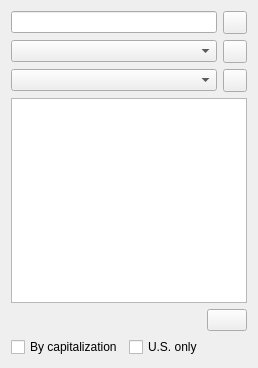
<?xml version="1.0" encoding="UTF-8"?>
<ui version="4.0">
 <author>Dmitry Baryshev</author>
 <class>TickerNeighbors</class>
 <widget class="QWidget" name="TickerNeighbors">
  <property name="geometry">
   <rect>
    <x>0</x>
    <y>0</y>
    <width>258</width>
    <height>368</height>
   </rect>
  </property>
  <property name="windowTitle">
   <string extracomment="Noun in the plural">Industries</string>
  </property>
  <layout class="QGridLayout" name="gridLayout">
   <item row="0" column="0">
    <widget class="QLineEdit" name="lineTicker"/>
   </item>
   <item row="0" column="1">
    <widget class="QToolButton" name="pushTicker">
     <property name="icon">
      <iconset resource="tht.qrc">
       <normaloff>:/images/query.png</normaloff>:/images/query.png</iconset>
     </property>
    </widget>
   </item>
   <item row="1" column="0">
    <widget class="QComboBox" name="comboSector">
     <property name="contextMenuPolicy">
      <enum>Qt::ActionsContextMenu</enum>
     </property>
    </widget>
   </item>
   <item row="1" column="1">
    <widget class="QToolButton" name="pushSector">
     <property name="icon">
      <iconset resource="tht.qrc">
       <normaloff>:/images/query.png</normaloff>:/images/query.png</iconset>
     </property>
    </widget>
   </item>
   <item row="2" column="0">
    <widget class="QComboBox" name="comboIndustry">
     <property name="contextMenuPolicy">
      <enum>Qt::ActionsContextMenu</enum>
     </property>
    </widget>
   </item>
   <item row="2" column="1">
    <widget class="QToolButton" name="pushIndustry">
     <property name="icon">
      <iconset resource="tht.qrc">
       <normaloff>:/images/query.png</normaloff>:/images/query.png</iconset>
     </property>
    </widget>
   </item>
   <item row="3" column="0" colspan="2">
    <widget class="QListWidget" name="listTickers">
     <property name="selectionMode">
      <enum>QAbstractItemView::ExtendedSelection</enum>
     </property>
     <property name="movement">
      <enum>QListView::Static</enum>
     </property>
     <property name="flow">
      <enum>QListView::TopToBottom</enum>
     </property>
     <property name="resizeMode">
      <enum>QListView::Adjust</enum>
     </property>
     <property name="viewMode">
      <enum>QListView::IconMode</enum>
     </property>
    </widget>
   </item>
   <item row="4" column="0" colspan="2">
    <layout class="QHBoxLayout" name="horizontalLayout">
     <item>
      <widget class="QWidget" name="widgetExchanges" native="true"/>
     </item>
     <item>
      <spacer name="horizontalSpacer_2">
       <property name="orientation">
        <enum>Qt::Horizontal</enum>
       </property>
       <property name="sizeHint" stdset="0">
        <size>
         <width>13</width>
         <height>20</height>
        </size>
       </property>
      </spacer>
     </item>
     <item>
      <widget class="QPushButton" name="pushCopy">
       <property name="autoDefault">
        <bool>false</bool>
       </property>
      </widget>
     </item>
    </layout>
   </item>
   <item row="5" column="0" colspan="2">
    <layout class="QHBoxLayout" name="horizontalLayout_2">
     <item>
      <widget class="QCheckBox" name="checkCap">
       <property name="text">
        <string extracomment="Means &quot;Sort by capitalization&quot;">By capitalization</string>
       </property>
      </widget>
     </item>
     <item>
      <widget class="QCheckBox" name="checkUSA">
       <property name="sizePolicy">
        <sizepolicy hsizetype="Minimum" vsizetype="Fixed">
         <horstretch>1</horstretch>
         <verstretch>0</verstretch>
        </sizepolicy>
       </property>
       <property name="text">
        <string>U.S. only</string>
       </property>
      </widget>
     </item>
    </layout>
   </item>
  </layout>
 </widget>
 <resources>
  <include location="tht.qrc"/>
 </resources>
 <connections>
  <connection>
   <sender>lineTicker</sender>
   <signal>returnPressed()</signal>
   <receiver>TickerNeighbors</receiver>
   <slot>slotFetch()</slot>
   <hints>
    <hint type="sourcelabel">
     <x>113</x>
     <y>21</y>
    </hint>
    <hint type="destinationlabel">
     <x>185</x>
     <y>22</y>
    </hint>
   </hints>
  </connection>
  <connection>
   <sender>pushTicker</sender>
   <signal>clicked()</signal>
   <receiver>TickerNeighbors</receiver>
   <slot>slotFetch()</slot>
   <hints>
    <hint type="sourcelabel">
     <x>248</x>
     <y>30</y>
    </hint>
    <hint type="destinationlabel">
     <x>245</x>
     <y>15</y>
    </hint>
   </hints>
  </connection>
  <connection>
   <sender>pushSector</sender>
   <signal>clicked()</signal>
   <receiver>TickerNeighbors</receiver>
   <slot>slotFetch()</slot>
   <hints>
    <hint type="sourcelabel">
     <x>248</x>
     <y>58</y>
    </hint>
    <hint type="destinationlabel">
     <x>234</x>
     <y>226</y>
    </hint>
   </hints>
  </connection>
  <connection>
   <sender>pushIndustry</sender>
   <signal>clicked()</signal>
   <receiver>TickerNeighbors</receiver>
   <slot>slotFetch()</slot>
   <hints>
    <hint type="sourcelabel">
     <x>248</x>
     <y>86</y>
    </hint>
    <hint type="destinationlabel">
     <x>202</x>
     <y>257</y>
    </hint>
   </hints>
  </connection>
  <connection>
   <sender>pushCopy</sender>
   <signal>clicked()</signal>
   <receiver>TickerNeighbors</receiver>
   <slot>slotCopy()</slot>
   <hints>
    <hint type="sourcelabel">
     <x>247</x>
     <y>332</y>
    </hint>
    <hint type="destinationlabel">
     <x>185</x>
     <y>311</y>
    </hint>
   </hints>
  </connection>
  <connection>
   <sender>listTickers</sender>
   <signal>activated(QModelIndex)</signal>
   <receiver>TickerNeighbors</receiver>
   <slot>slotActivated(QModelIndex)</slot>
   <hints>
    <hint type="sourcelabel">
     <x>133</x>
     <y>124</y>
    </hint>
    <hint type="destinationlabel">
     <x>324</x>
     <y>125</y>
    </hint>
   </hints>
  </connection>
  <connection>
   <sender>checkCap</sender>
   <signal>toggled(bool)</signal>
   <receiver>TickerNeighbors</receiver>
   <slot>slotCheckboxChanged()</slot>
   <hints>
    <hint type="sourcelabel">
     <x>20</x>
     <y>355</y>
    </hint>
    <hint type="destinationlabel">
     <x>19</x>
     <y>392</y>
    </hint>
   </hints>
  </connection>
  <connection>
   <sender>checkUSA</sender>
   <signal>toggled(bool)</signal>
   <receiver>TickerNeighbors</receiver>
   <slot>slotCheckboxChanged()</slot>
   <hints>
    <hint type="sourcelabel">
     <x>131</x>
     <y>354</y>
    </hint>
    <hint type="destinationlabel">
     <x>134</x>
     <y>406</y>
    </hint>
   </hints>
  </connection>
 </connections>
 <slots>
  <slot>slotCopy()</slot>
  <slot>slotFetch()</slot>
  <slot>slotActivated(QModelIndex)</slot>
  <slot>slotCheckboxChanged()</slot>
 </slots>
</ui>
